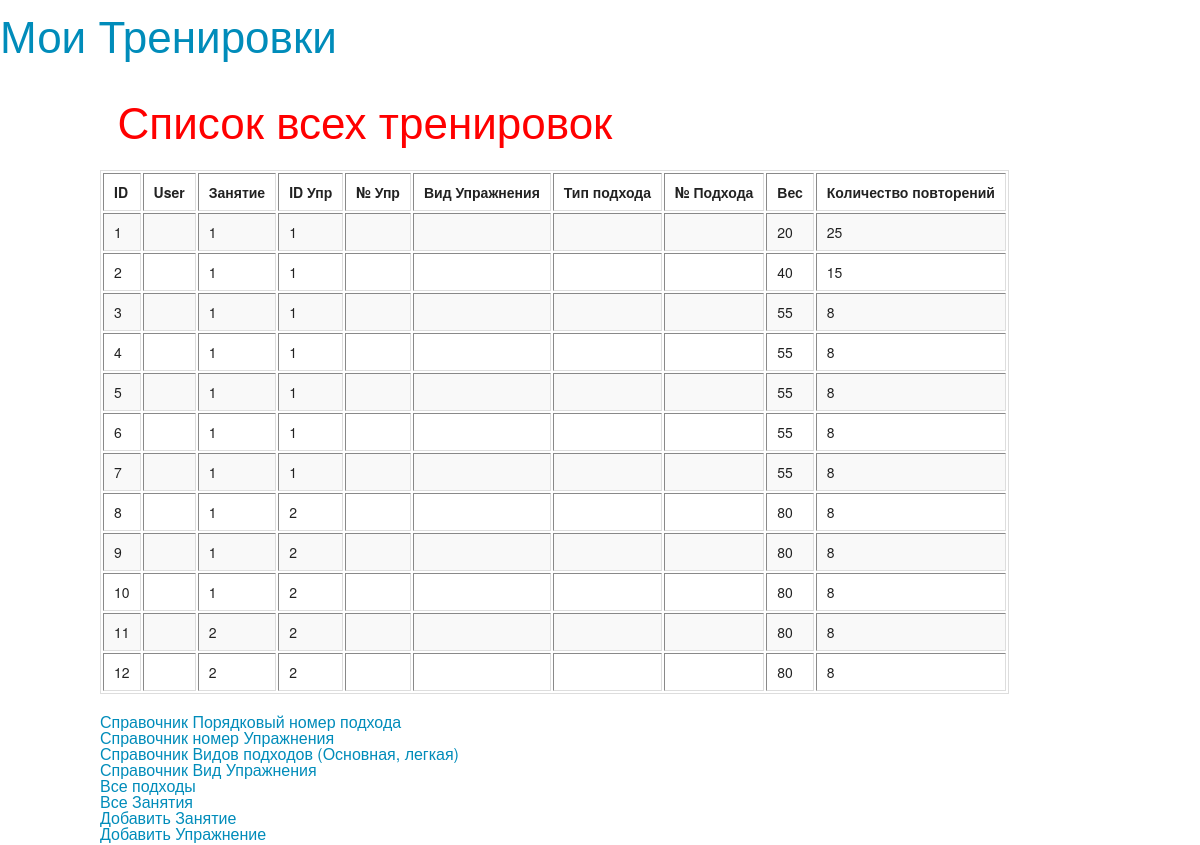
/vse_podhodi/, run on the app's committed database.
### trenirovka/models.py (models this page shows)
class Podhod(models.Model):
	zanyatie       = models.ForeignKey(Zanyatie)
	ypraznenie	   = models.ForeignKey(Yprazneniya)
	pp_yprazneniya = models.CharField(max_length=200)
	vid_treni      = models.CharField(max_length=200)
	vid_podhoda    = models.CharField(max_length=200)
	pp_podhoda     = models.CharField(max_length=200)
	povtoreniya    = models.IntegerField(default=0)
	ves            = models.IntegerField(default=0)
	status         = models.CharField(max_length=200)

class Zanyatie(models.Model):
	user = models.CharField(max_length=100)
	date = models.CharField(max_length=100)
	def __unicode__ ( self ) :
		return self.date

class Yprazneniya(models.Model):
	pp_yprazneniya = models.ForeignKey(PP_Yprazneniya)
	vid_treni      = models.ForeignKey(Vid_Treni)
	vid_podhoda    = models.ForeignKey(Vid_Podhod)
	zanyatie       = models.ForeignKey(Zanyatie)
	def __unicode__ ( self ) :
		return str(self.id)

### trenirovka/views.py (the view)
# urls.py: url(r'^vse_podhodi/$', 'trenirovka.views.vse_podhodi'),
def vse_podhodi (request) :
	vse_podhodi_list = Podhod.objects.all()
	return render_to_response ('vse_podhodi.html', locals() )

### trenirovka/templates/vse_podhodi.html
{% extends "index.html" %}
{% block sidebar %}
<ul>
		<h1>
		  Список всех тренировок
		</h1>
</ul>
{% endblock %}
{% block content%}
		<table border="1">
					<td  style="font-weight:bold" > ID</td>
					<td  style="font-weight:bold" >User</td>
					<td  style="font-weight:bold" > Занятие</td>
					<td  style="font-weight:bold" >ID Упр</td>
					<td  style="font-weight:bold" >№ Упр</td>
					<td  style="font-weight:bold" > Вид Упражнения</td>
					<td  style="font-weight:bold" >Тип подхода</td>
					<td  style="font-weight:bold" > № Подхода</td>
					<td  style="font-weight:bold" >Вес</td>
					<td  style="font-weight:bold" > Количество повторений</td>
			{% for podhod in vse_podhodi_list %}
				<tr>
					<td>{{podhod.id}}</td>
					<td>{{podhod.user}}</td>
					<td>{{podhod.zanyatie}}</td>
					<td>{{podhod.ypraznenie}}</td>
					<td>{{podhod.pp_yprazneniya}}</td>
					<td>{{podhod.vid_treni}}</td>
					<td>{{podhod.vid_podhoda}}</td>
					<td>{{podhod.pp_podhoda}}</td>
					<td>{{podhod.ves}}</td>
					<td>{{podhod.povtoreniya}}</td>
				</tr>
			{% empty %}
				<tr><td>Категорий нет</td></tr>
			{% endfor%}
		</table>
{% endblock %}

### data on the page
Podhod: id "1", zanyatie "1", ypraznenie "1", ves "20", povtoreniya "25"
Podhod: id "2", zanyatie "1", ypraznenie "1", ves "40", povtoreniya "15"
Podhod: id "3", zanyatie "1", ypraznenie "1", ves "55", povtoreniya "8"
Podhod: id "4", zanyatie "1", ypraznenie "1", ves "55", povtoreniya "8"
Podhod: id "5", zanyatie "1", ypraznenie "1", ves "55", povtoreniya "8"
Podhod: id "6", zanyatie "1", ypraznenie "1", ves "55", povtoreniya "8"
Podhod: id "7", zanyatie "1", ypraznenie "1", ves "55", povtoreniya "8"
Podhod: id "8", zanyatie "1", ypraznenie "2", ves "80", povtoreniya "8"
Podhod: id "9", zanyatie "1", ypraznenie "2", ves "80", povtoreniya "8"
Podhod: id "10", zanyatie "1", ypraznenie "2", ves "80", povtoreniya "8"
Podhod: id "11", zanyatie "2", ypraznenie "2", ves "80", povtoreniya "8"
Podhod: id "12", zanyatie "2", ypraznenie "2", ves "80", povtoreniya "8"
